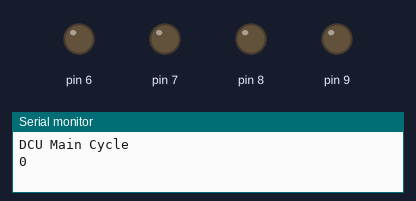
This sketch was run on a simulated Arduino Uno, built with avr-gcc and run on an emulated ATmega328P. Parts: output pins drawn as LEDs (lit = HIGH), the last lines printed to the serial monitor.

Above: at 0.5 s.
At 2.5 s:
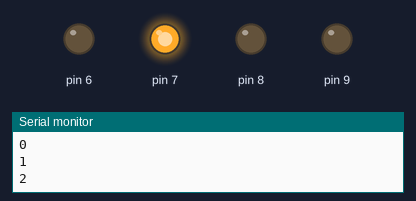
At 4.5 s:
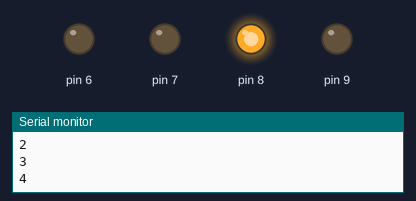
At 9.5 s:
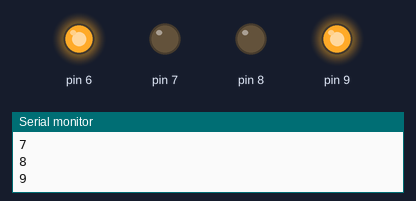
At 14.5 s:
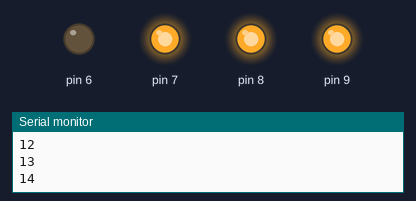
At 19.5 s:
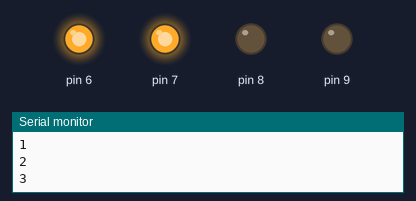
Timing chart, 0 to 20.8 s (numbered marks = the images above):
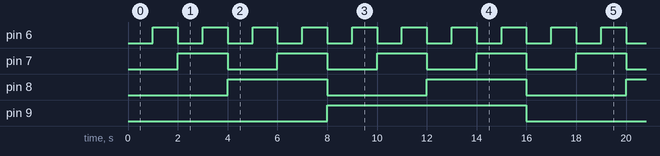

The sketch:

VernierDCU.ino
```cpp
/*
VernierDCU  (v 2014.06)
Controls the Vernier Digital Control Unit (DCU) connected to BTD 2 connector. The
DCU lines for BTD 2 are wired to Arduino pins 6, 7, 8, and 9.

This sketch goes through the 16 possible DCU output states, holding each for
one second.

See www.vernier.com/arduino for more information.int

*/
int Duration=1000; //step time in ms
//the lines below are so that you can quickly change this code if you want to
//use the DCU in the BTD1 connector for some reason.
int DCUinBTD2=1;// change this to 0 if you want to use the DCU on BTD 1
const int Pin1 = 2 +DCUinBTD2*4;
const int Pin2 = 3 +DCUinBTD2*4;
const int Pin3 = 4 +DCUinBTD2*4;
const int Pin4 = 5 +DCUinBTD2*4;
int output; //number sent to DCU
void setup() {
  Serial.begin(9600);           // set up Serial library at 9600 bps
  Serial.println("DCU Main Cycle");
  pinMode(Pin1, OUTPUT);
  pinMode(Pin2, OUTPUT);
  pinMode(Pin3, OUTPUT);
  pinMode(Pin4, OUTPUT);
}
void loop ()
{
  for (output=0; output<=15; output++)
  {
    DCU(output);
    Serial.println(output);
    delay (Duration);
   }
}
void DCU (int output)
{
  switch (output)
  {
    case 0:
      digitalWrite(Pin1, LOW);
      digitalWrite(Pin2, LOW);
      digitalWrite(Pin3, LOW);
      digitalWrite(Pin4, LOW);
      break;
    case 1:
      digitalWrite(Pin1, HIGH);
      digitalWrite(Pin2, LOW);
      digitalWrite(Pin3, LOW);
      digitalWrite(Pin4, LOW);
      break;
    case 2:
      digitalWrite(Pin1, LOW);
      digitalWrite(Pin2, HIGH);
      digitalWrite(Pin3, LOW);
      digitalWrite(Pin4, LOW);
    break;
    case 3:
      digitalWrite(Pin1, HIGH);
      digitalWrite(Pin2, HIGH);
      digitalWrite(Pin3, LOW);
      digitalWrite(Pin4, LOW);
      break;
    case 4:
      digitalWrite(Pin1, LOW);
      digitalWrite(Pin2, LOW);
      digitalWrite(Pin3, HIGH);
      digitalWrite(Pin4, LOW);
      break;
    case 5:
      digitalWrite(Pin1, HIGH);
      digitalWrite(Pin2, LOW);
      digitalWrite(Pin3, HIGH);
      digitalWrite(Pin4, LOW);
      break;
    case 6:
      digitalWrite(Pin1, LOW);
      digitalWrite(Pin2, HIGH);
      digitalWrite(Pin3, HIGH);
      digitalWrite(Pin4, LOW);
      break;
    case 7:
      digitalWrite(Pin1, HIGH);
      digitalWrite(Pin2, HIGH);
      digitalWrite(Pin3, HIGH);
      digitalWrite(Pin4, LOW);
      break;
    case 8:
      digitalWrite(Pin1, LOW);
      digitalWrite(Pin2, LOW);
      digitalWrite(Pin3, LOW);
      digitalWrite(Pin4, HIGH);
      break;
    case 9:
      digitalWrite(Pin1, HIGH);
      digitalWrite(Pin2, LOW);
      digitalWrite(Pin3, LOW);
      digitalWrite(Pin4, HIGH);
      break;
    case 10:
      digitalWrite(Pin1, LOW);
      digitalWrite(Pin2, HIGH);
      digitalWrite(Pin3, LOW);
      digitalWrite(Pin4, HIGH);
      break;
    case 11:
      digitalWrite(Pin1, HIGH);
      digitalWrite(Pin2, HIGH);
      digitalWrite(Pin3, LOW);
      digitalWrite(Pin4, HIGH);
      break;
    case 12:
      digitalWrite(Pin1, LOW);
      digitalWrite(Pin2, LOW);
      digitalWrite(Pin3, HIGH);
      digitalWrite(Pin4, HIGH);
      break;
    case 13:
      digitalWrite(Pin1, HIGH);
      digitalWrite(Pin2, LOW);
      digitalWrite(Pin3, HIGH);
      digitalWrite(Pin4, HIGH);
      break;
    case 14:
      digitalWrite(Pin1, LOW);
      digitalWrite(Pin2, HIGH);
      digitalWrite(Pin3, HIGH);
      digitalWrite(Pin4, HIGH);
      break;
    case 15:
      digitalWrite(Pin1, HIGH);
      digitalWrite(Pin2, HIGH);
      digitalWrite(Pin3, HIGH);
      digitalWrite(Pin4, HIGH);
      break;
  }
}
```

Measured:
- by itself, pin 6: alternates HIGH for 1.0 s and LOW for 1.0 s
- by itself, pin 7: alternates HIGH for 2.0 s and LOW for 2.0 s
- by itself, pin 8: alternates HIGH for 4.0 s and LOW for 4.0 s
- by itself, pin 9: alternates HIGH for 8.0 s and LOW for 8.0 s
